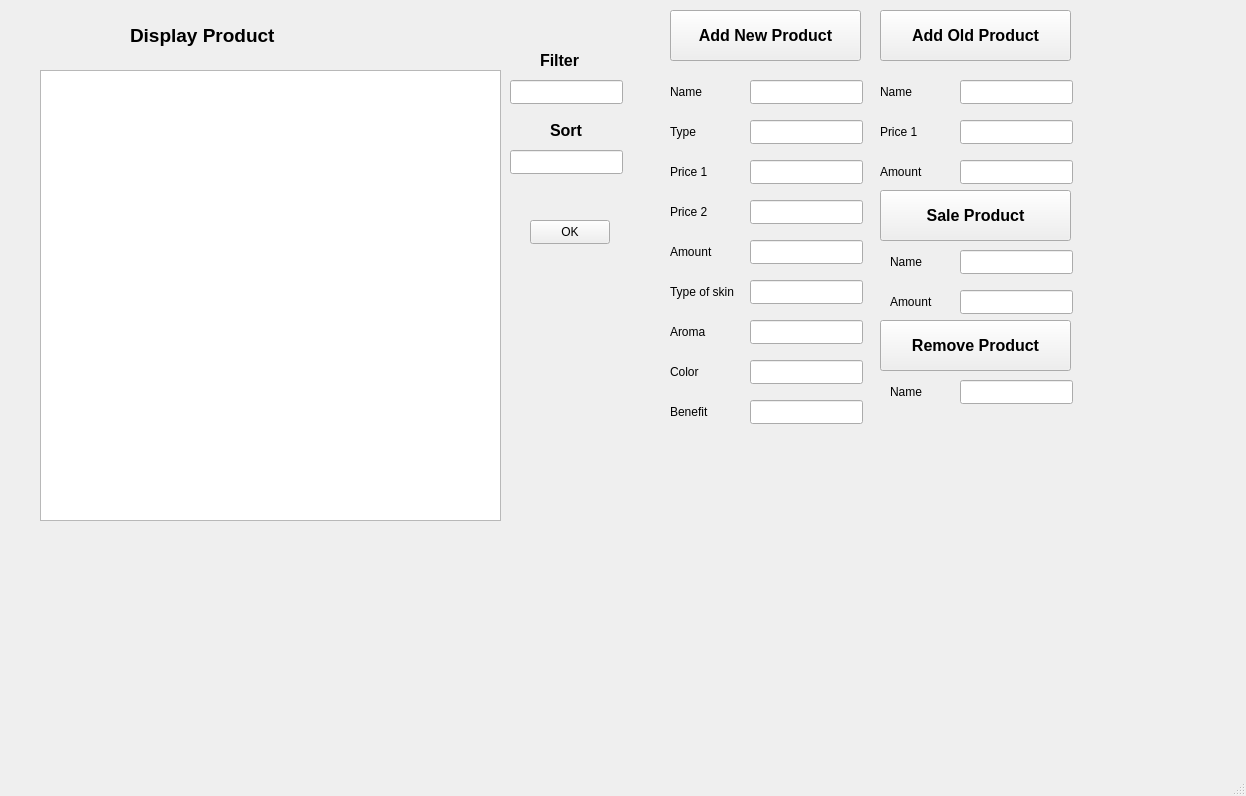
<?xml version="1.0" encoding="UTF-8"?>
<ui version="4.0">
 <class>MainWindow</class>
 <widget class="QMainWindow" name="MainWindow">
  <property name="geometry">
   <rect>
    <x>0</x>
    <y>0</y>
    <width>1246</width>
    <height>796</height>
   </rect>
  </property>
  <property name="windowTitle">
   <string>MainWindow</string>
  </property>
  <widget class="QWidget" name="centralwidget">
   <widget class="QLabel" name="label_15">
    <property name="geometry">
     <rect>
      <x>550</x>
      <y>110</y>
      <width>41</width>
      <height>41</height>
     </rect>
    </property>
    <property name="font">
     <font>
      <pointsize>12</pointsize>
      <bold>true</bold>
     </font>
    </property>
    <property name="text">
     <string>Sort</string>
    </property>
   </widget>
   <widget class="QPushButton" name="filterSortBtn">
    <property name="geometry">
     <rect>
      <x>530</x>
      <y>220</y>
      <width>80</width>
      <height>24</height>
     </rect>
    </property>
    <property name="text">
     <string>OK</string>
    </property>
   </widget>
   <widget class="QLabel" name="label_16">
    <property name="geometry">
     <rect>
      <x>890</x>
      <y>250</y>
      <width>49</width>
      <height>24</height>
     </rect>
    </property>
    <property name="text">
     <string>Name</string>
    </property>
   </widget>
   <widget class="QLabel" name="label_8">
    <property name="geometry">
     <rect>
      <x>670</x>
      <y>280</y>
      <width>71</width>
      <height>24</height>
     </rect>
    </property>
    <property name="text">
     <string>Type of skin</string>
    </property>
   </widget>
   <widget class="QLabel" name="label_11">
    <property name="geometry">
     <rect>
      <x>880</x>
      <y>120</y>
      <width>49</width>
      <height>24</height>
     </rect>
    </property>
    <property name="text">
     <string>Price 1</string>
    </property>
   </widget>
   <widget class="QLineEdit" name="sortLineEdit">
    <property name="geometry">
     <rect>
      <x>510</x>
      <y>150</y>
      <width>113</width>
      <height>24</height>
     </rect>
    </property>
   </widget>
   <widget class="QLineEdit" name="typeOfSkinAddLineEdit">
    <property name="geometry">
     <rect>
      <x>750</x>
      <y>280</y>
      <width>113</width>
      <height>24</height>
     </rect>
    </property>
   </widget>
   <widget class="QLabel" name="label_13">
    <property name="geometry">
     <rect>
      <x>130</x>
      <y>10</y>
      <width>351</width>
      <height>51</height>
     </rect>
    </property>
    <property name="font">
     <font>
      <pointsize>14</pointsize>
      <bold>true</bold>
     </font>
    </property>
    <property name="text">
     <string>Display Product</string>
    </property>
   </widget>
   <widget class="QLineEdit" name="nameRemoveLineEdit">
    <property name="geometry">
     <rect>
      <x>960</x>
      <y>380</y>
      <width>113</width>
      <height>24</height>
     </rect>
    </property>
   </widget>
   <widget class="QLabel" name="label_12">
    <property name="geometry">
     <rect>
      <x>880</x>
      <y>160</y>
      <width>49</width>
      <height>24</height>
     </rect>
    </property>
    <property name="text">
     <string>Amount</string>
    </property>
   </widget>
   <widget class="QLabel" name="label_5">
    <property name="geometry">
     <rect>
      <x>670</x>
      <y>400</y>
      <width>49</width>
      <height>24</height>
     </rect>
    </property>
    <property name="text">
     <string>Benefit</string>
    </property>
   </widget>
   <widget class="QPushButton" name="addNewProductBtn">
    <property name="geometry">
     <rect>
      <x>670</x>
      <y>10</y>
      <width>191</width>
      <height>51</height>
     </rect>
    </property>
    <property name="font">
     <font>
      <pointsize>12</pointsize>
      <bold>true</bold>
     </font>
    </property>
    <property name="text">
     <string>Add New Product</string>
    </property>
   </widget>
   <widget class="QLabel" name="label_3">
    <property name="geometry">
     <rect>
      <x>670</x>
      <y>120</y>
      <width>49</width>
      <height>24</height>
     </rect>
    </property>
    <property name="text">
     <string>Type</string>
    </property>
   </widget>
   <widget class="QLineEdit" name="price2AddLineEdit">
    <property name="geometry">
     <rect>
      <x>750</x>
      <y>200</y>
      <width>113</width>
      <height>24</height>
     </rect>
    </property>
   </widget>
   <widget class="QPushButton" name="saleProductBtn">
    <property name="geometry">
     <rect>
      <x>880</x>
      <y>190</y>
      <width>191</width>
      <height>51</height>
     </rect>
    </property>
    <property name="font">
     <font>
      <pointsize>12</pointsize>
      <bold>true</bold>
     </font>
    </property>
    <property name="text">
     <string>Sale Product</string>
    </property>
   </widget>
   <widget class="QLineEdit" name="nameSaleLineEdit">
    <property name="geometry">
     <rect>
      <x>960</x>
      <y>250</y>
      <width>113</width>
      <height>24</height>
     </rect>
    </property>
   </widget>
   <widget class="QLabel" name="label_2">
    <property name="geometry">
     <rect>
      <x>670</x>
      <y>160</y>
      <width>49</width>
      <height>24</height>
     </rect>
    </property>
    <property name="text">
     <string>Price 1</string>
    </property>
   </widget>
   <widget class="QLineEdit" name="amountAddLineEdit">
    <property name="geometry">
     <rect>
      <x>750</x>
      <y>240</y>
      <width>113</width>
      <height>24</height>
     </rect>
    </property>
   </widget>
   <widget class="QPushButton" name="addOldProductBtn">
    <property name="geometry">
     <rect>
      <x>880</x>
      <y>10</y>
      <width>191</width>
      <height>51</height>
     </rect>
    </property>
    <property name="font">
     <font>
      <pointsize>12</pointsize>
      <bold>true</bold>
     </font>
    </property>
    <property name="text">
     <string>Add Old Product</string>
    </property>
   </widget>
   <widget class="QLineEdit" name="price1AddOldLineEdit">
    <property name="geometry">
     <rect>
      <x>960</x>
      <y>120</y>
      <width>113</width>
      <height>24</height>
     </rect>
    </property>
   </widget>
   <widget class="QListWidget" name="productListWidget">
    <property name="geometry">
     <rect>
      <x>40</x>
      <y>70</y>
      <width>461</width>
      <height>451</height>
     </rect>
    </property>
   </widget>
   <widget class="QLabel" name="label_18">
    <property name="geometry">
     <rect>
      <x>890</x>
      <y>380</y>
      <width>49</width>
      <height>24</height>
     </rect>
    </property>
    <property name="text">
     <string>Name</string>
    </property>
   </widget>
   <widget class="QLineEdit" name="benefitAddLineEdit">
    <property name="geometry">
     <rect>
      <x>750</x>
      <y>400</y>
      <width>113</width>
      <height>24</height>
     </rect>
    </property>
   </widget>
   <widget class="QLineEdit" name="colorAddLineEdit">
    <property name="geometry">
     <rect>
      <x>750</x>
      <y>360</y>
      <width>113</width>
      <height>24</height>
     </rect>
    </property>
   </widget>
   <widget class="QLineEdit" name="amountAddOldLineEdit">
    <property name="geometry">
     <rect>
      <x>960</x>
      <y>160</y>
      <width>113</width>
      <height>24</height>
     </rect>
    </property>
   </widget>
   <widget class="QLineEdit" name="amountSaleLineEdit">
    <property name="geometry">
     <rect>
      <x>960</x>
      <y>290</y>
      <width>113</width>
      <height>24</height>
     </rect>
    </property>
   </widget>
   <widget class="QLabel" name="label_14">
    <property name="geometry">
     <rect>
      <x>540</x>
      <y>40</y>
      <width>121</width>
      <height>41</height>
     </rect>
    </property>
    <property name="font">
     <font>
      <pointsize>12</pointsize>
      <bold>true</bold>
     </font>
    </property>
    <property name="text">
     <string>Filter</string>
    </property>
   </widget>
   <widget class="QLineEdit" name="nameAddOldLineEdit">
    <property name="geometry">
     <rect>
      <x>960</x>
      <y>80</y>
      <width>113</width>
      <height>24</height>
     </rect>
    </property>
    <property name="text">
     <string/>
    </property>
   </widget>
   <widget class="QLineEdit" name="price1AddLineEdit">
    <property name="geometry">
     <rect>
      <x>750</x>
      <y>160</y>
      <width>113</width>
      <height>24</height>
     </rect>
    </property>
   </widget>
   <widget class="QLineEdit" name="typeAddLineEdit">
    <property name="geometry">
     <rect>
      <x>750</x>
      <y>120</y>
      <width>113</width>
      <height>24</height>
     </rect>
    </property>
   </widget>
   <widget class="QLineEdit" name="aromaAddLineEdit">
    <property name="geometry">
     <rect>
      <x>750</x>
      <y>320</y>
      <width>113</width>
      <height>24</height>
     </rect>
    </property>
   </widget>
   <widget class="QPushButton" name="removeProductBtn">
    <property name="geometry">
     <rect>
      <x>880</x>
      <y>320</y>
      <width>191</width>
      <height>51</height>
     </rect>
    </property>
    <property name="font">
     <font>
      <pointsize>12</pointsize>
      <bold>true</bold>
     </font>
    </property>
    <property name="text">
     <string>Remove Product</string>
    </property>
   </widget>
   <widget class="QLineEdit" name="nameAddLineEdit">
    <property name="geometry">
     <rect>
      <x>750</x>
      <y>80</y>
      <width>113</width>
      <height>24</height>
     </rect>
    </property>
    <property name="text">
     <string/>
    </property>
   </widget>
   <widget class="QLabel" name="label_6">
    <property name="geometry">
     <rect>
      <x>670</x>
      <y>360</y>
      <width>49</width>
      <height>24</height>
     </rect>
    </property>
    <property name="text">
     <string>Color</string>
    </property>
   </widget>
   <widget class="QLabel" name="label_4">
    <property name="geometry">
     <rect>
      <x>670</x>
      <y>200</y>
      <width>49</width>
      <height>24</height>
     </rect>
    </property>
    <property name="text">
     <string>Price 2</string>
    </property>
   </widget>
   <widget class="QLineEdit" name="filterLineEdit">
    <property name="geometry">
     <rect>
      <x>510</x>
      <y>80</y>
      <width>113</width>
      <height>24</height>
     </rect>
    </property>
   </widget>
   <widget class="QLabel" name="label_10">
    <property name="geometry">
     <rect>
      <x>880</x>
      <y>80</y>
      <width>49</width>
      <height>24</height>
     </rect>
    </property>
    <property name="text">
     <string>Name</string>
    </property>
   </widget>
   <widget class="QLabel" name="label_17">
    <property name="geometry">
     <rect>
      <x>890</x>
      <y>290</y>
      <width>49</width>
      <height>24</height>
     </rect>
    </property>
    <property name="text">
     <string>Amount</string>
    </property>
   </widget>
   <widget class="QLabel" name="label_7">
    <property name="geometry">
     <rect>
      <x>670</x>
      <y>320</y>
      <width>49</width>
      <height>24</height>
     </rect>
    </property>
    <property name="text">
     <string>Aroma</string>
    </property>
   </widget>
   <widget class="QLabel" name="label_9">
    <property name="geometry">
     <rect>
      <x>670</x>
      <y>240</y>
      <width>49</width>
      <height>24</height>
     </rect>
    </property>
    <property name="text">
     <string>Amount</string>
    </property>
   </widget>
   <widget class="QLabel" name="label">
    <property name="geometry">
     <rect>
      <x>670</x>
      <y>80</y>
      <width>49</width>
      <height>24</height>
     </rect>
    </property>
    <property name="text">
     <string>Name</string>
    </property>
   </widget>
  </widget>
  <widget class="QMenuBar" name="menubar">
   <property name="geometry">
    <rect>
     <x>0</x>
     <y>0</y>
     <width>1246</width>
     <height>22</height>
    </rect>
   </property>
  </widget>
  <widget class="QStatusBar" name="statusbar"/>
 </widget>
 <resources/>
 <connections/>
</ui>
